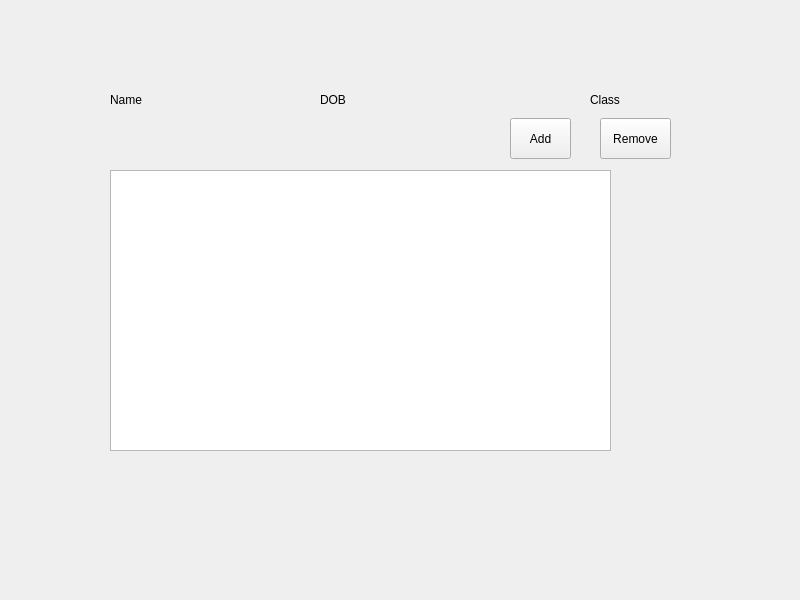
<?xml version="1.0" encoding="UTF-8"?>
<ui version="4.0">
 <class>Widget</class>
 <widget class="QWidget" name="Widget">
  <property name="geometry">
   <rect>
    <x>0</x>
    <y>0</y>
    <width>800</width>
    <height>600</height>
   </rect>
  </property>
  <property name="windowTitle">
   <string>Widget</string>
  </property>
  <widget class="QListWidget" name="listWidget">
   <property name="geometry">
    <rect>
     <x>110</x>
     <y>170</y>
     <width>501</width>
     <height>281</height>
    </rect>
   </property>
  </widget>
  <widget class="QLabel" name="studentName">
   <property name="geometry">
    <rect>
     <x>110</x>
     <y>90</y>
     <width>191</width>
     <height>20</height>
    </rect>
   </property>
   <property name="text">
    <string>Name</string>
   </property>
  </widget>
  <widget class="QLabel" name="studentDOB">
   <property name="geometry">
    <rect>
     <x>320</x>
     <y>90</y>
     <width>251</width>
     <height>20</height>
    </rect>
   </property>
   <property name="text">
    <string>DOB</string>
   </property>
  </widget>
  <widget class="QLabel" name="studentClass">
   <property name="geometry">
    <rect>
     <x>590</x>
     <y>90</y>
     <width>161</width>
     <height>20</height>
    </rect>
   </property>
   <property name="text">
    <string>Class</string>
   </property>
  </widget>
  <widget class="QPushButton" name="pushButton">
   <property name="geometry">
    <rect>
     <x>510</x>
     <y>118</y>
     <width>61</width>
     <height>41</height>
    </rect>
   </property>
   <property name="text">
    <string>Add</string>
   </property>
  </widget>
  <widget class="QPushButton" name="pushButton_2">
   <property name="geometry">
    <rect>
     <x>600</x>
     <y>118</y>
     <width>71</width>
     <height>41</height>
    </rect>
   </property>
   <property name="text">
    <string>Remove</string>
   </property>
  </widget>
 </widget>
 <resources/>
 <connections/>
</ui>
